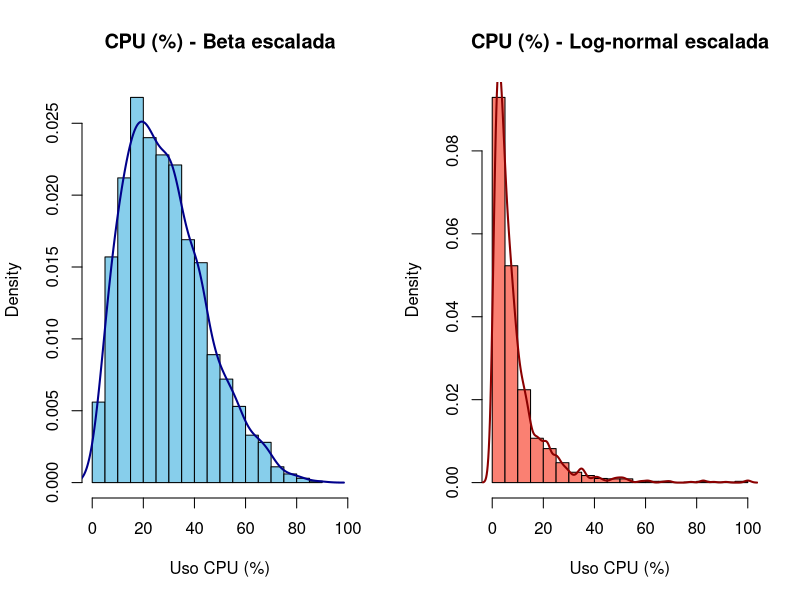

The R source for this figure:
set.seed(2026)
n <- 2000  

# 1) Beta escalada (sesgada a la derecha)
cpu_beta <- rbeta(n, shape1 = 2, shape2 = 5) * 100
cat("\nResumen - Beta escalada:\n")
cat(sprintf("  n=%d  media=%.2f  mediana=%.2f  sd=%.2f\n", n, mean(cpu_beta), median(cpu_beta), sd(cpu_beta)))
cat(sprintf("  %% > 90: %.2f%%\n", mean(cpu_beta > 90) * 100))

# 2) Log-normal escalada (cola larga)
cpu_ln_raw <- rlnorm(n, meanlog = 3.5, sdlog = 1)
# Recortar valores extremos y escalar a 0-100 preservando sesgo
cpu_ln_trim <- pmin(cpu_ln_raw, quantile(cpu_ln_raw, 0.999))
cpu_ln <- (cpu_ln_trim - min(cpu_ln_trim)) / (max(cpu_ln_trim) - min(cpu_ln_trim)) * 100
cat("\nResumen - Log-normal escalada:\n")
cat(sprintf("  n=%d  media=%.2f  mediana=%.2f  sd=%.2f\n", n, mean(cpu_ln), median(cpu_ln), sd(cpu_ln)))
cat(sprintf("  %% > 90: %.2f%%\n", mean(cpu_ln > 90) * 100))

# Guardar histogramas lado a lado en PNG
png(filename = "cpu_histograms.png", width = 1200, height = 600)
par(mfrow = c(1, 2))

hist(cpu_beta, breaks = 30, col = "skyblue", main = "CPU (%) - Beta escalada", xlab = "Uso CPU (%)", xlim = c(0,100), prob = TRUE)
lines(density(cpu_beta), col = "darkblue", lwd = 2)

hist(cpu_ln, breaks = 30, col = "salmon", main = "CPU (%) - Log-normal escalada", xlab = "Uso CPU (%)", xlim = c(0,100), prob = TRUE)
lines(density(cpu_ln), col = "darkred", lwd = 2)

dev.off()
cat("\nSe generó el archivo 'cpu_histograms.png' con los dos histogramas.\n")

# Si se ejecuta en modo interactivo también los mostramos en pantalla
if (interactive()) {
  par(mfrow = c(1, 2))
  hist(cpu_beta, breaks = 30, col = "skyblue", main = "CPU (%) - Beta escalada", xlab = "Uso CPU (%)", xlim = c(0,100), prob = TRUE)
  lines(density(cpu_beta), col = "darkblue", lwd = 2)

  hist(cpu_ln, breaks = 30, col = "salmon", main = "CPU (%) - Log-normal escalada", xlab = "Uso CPU (%)", xlim = c(0,100), prob = TRUE)
  lines(density(cpu_ln), col = "darkred", lwd = 2)
  par(mfrow = c(1,1))
}
